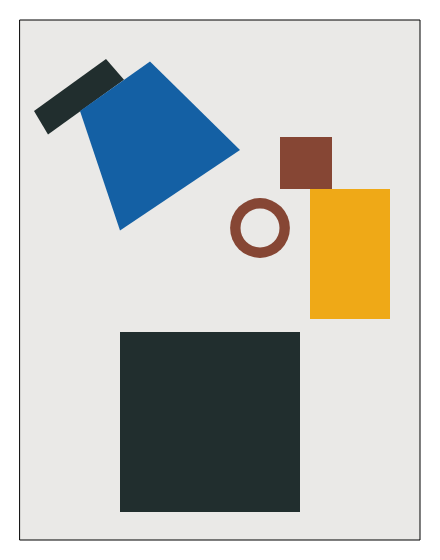
Frame 1 (no input)
Frame 60 (no input): identical to frame 1, image omitted
Frame 120 (the mouse pressed at the canvas centre since frame 60): identical to frame 1, image omitted

The p5.js sketch that drew this single still picture (run headless with seeded random() and noise() and a simulated clock; from frame 60 on, the mouse is pressed at the canvas centre):

// p5.js sketch
// ── sketch.js
let paintingWidth = 400;
let paintingHeight = 520;

let kazWhite = "#eae9e7";
let kazGreen = "#212e2e";
let kazYellow = "#efa917";
let kazBlue = "#1460a4";
let kazBrown = "#864634";

function setup() {
  createCanvas(paintingWidth + 2 * 20, paintingHeight + 2 * 20);
}

function draw() {
  background(255);

  translate(20, 20);

  stroke(0);
  fill(kazWhite);
  rect(0, 0, paintingWidth, paintingHeight);
  noStroke();

  fill(kazGreen);
  quad(
    0.7 / 20 * paintingWidth, 3.5 / 20 * paintingHeight,
    4.3 / 20 * paintingWidth, 1.5 / 20 * paintingHeight,
    5.2 / 20 * paintingWidth, 2.3 / 20 * paintingHeight,
    1.4 / 20 * paintingWidth, 4.4 / 20 * paintingHeight
  );

  fill(kazBlue);
  quad(
    3 / 20 * paintingWidth, 3.5 / 20 * paintingHeight,
    6.5 / 20 * paintingWidth, 1.6 / 20 * paintingHeight,
    11 / 20 * paintingWidth, 5 / 20 * paintingHeight,
    5 / 20 * paintingWidth, 8.1 / 20 * paintingHeight
  );

  fill(kazGreen);
  rect(5 / 20 * paintingWidth, 12 / 20 * paintingHeight, 9 / 20 * paintingWidth, 9 / 20 * paintingWidth);

  fill(kazYellow);
  rect(14.5 / 20 * paintingWidth, 6.5 / 20 * paintingHeight, 4 / 20 * paintingWidth, 5 / 20 * paintingHeight);

  fill(kazBrown);
  rect(13 / 20 * paintingWidth, 4.5 / 20 * paintingHeight, 2 / 20 * paintingHeight, 2 / 20 * paintingHeight);

  fill(kazBrown);
  ellipse(12 / 20 * paintingWidth, 8 / 20 * paintingHeight, 2.3 / 20 * paintingHeight, 2.3 / 20 * paintingHeight);

  fill(kazWhite);
  ellipse(12 / 20 * paintingWidth, 8 / 20 * paintingHeight, 1.5 / 20 * paintingHeight, 1.5 / 20 * paintingHeight);
}
